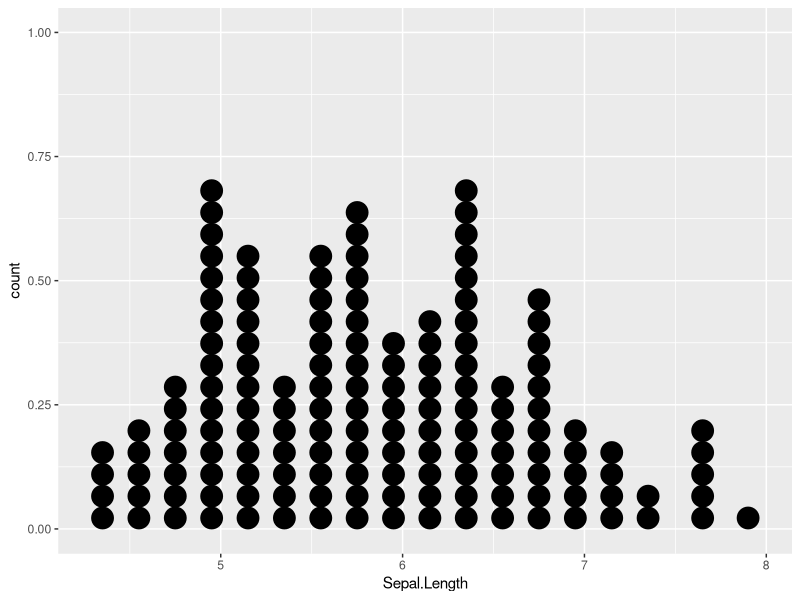
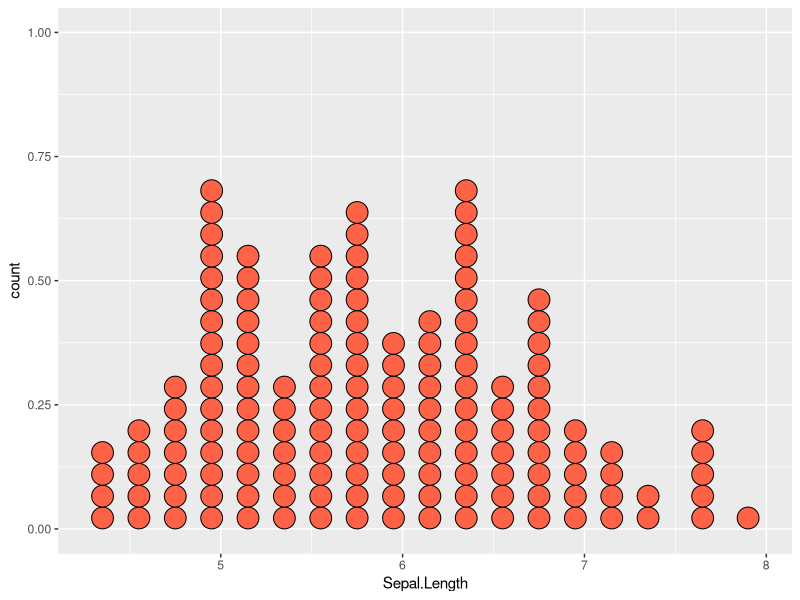
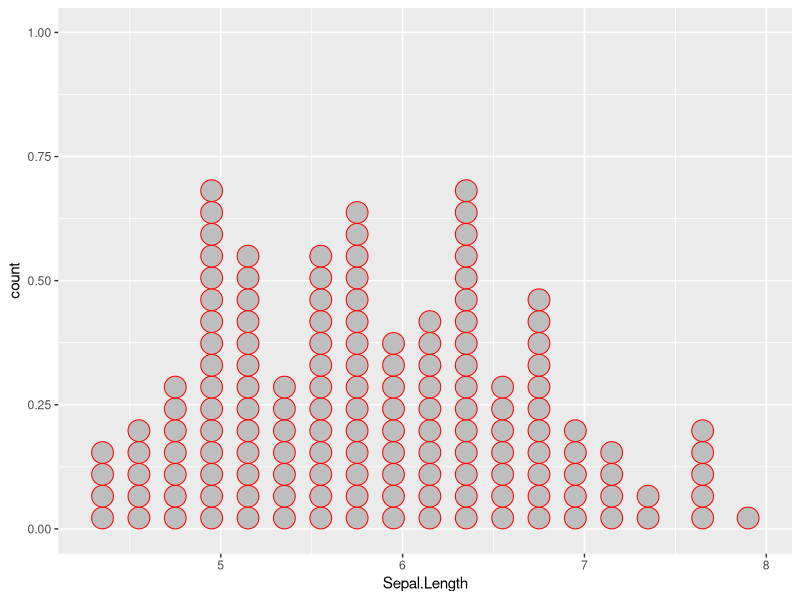
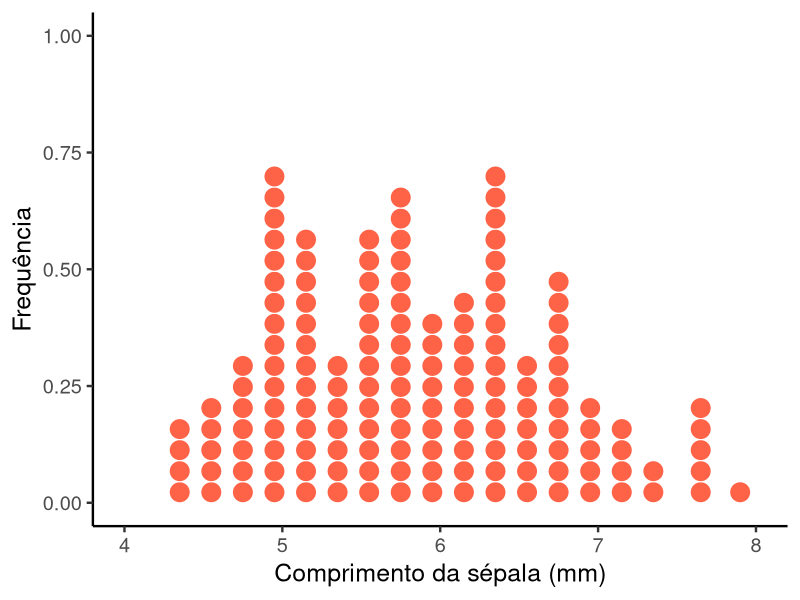

These figures' R source, in order:
## ---- chunk 1
library(ggplot2)
## ---- chunk 2
# Carrgue um banco de dados
data("iris")

ggplot(iris, aes(x = Sepal.Length)) +
  geom_dotplot()
## ---- chunk 3
ggplot(iris, aes(x = Sepal.Length)) +
  geom_dotplot(fill = "tomato")
ggplot(iris, aes(x = Sepal.Length)) +
  geom_dotplot(color = "red", fill = "gray")
## ---- chunk 4
ggplot(iris, aes(x = Sepal.Length)) +
  geom_dotplot(color = "white", fill = "Tomato") +
  theme_classic(base_size = 18) +
  scale_x_continuous(breaks = seq(from = 4,to = 8,by = 1), limits = c(4,8)) +
  xlab("Comprimento da sépala (mm)") + 
  ylab("Frequência")
